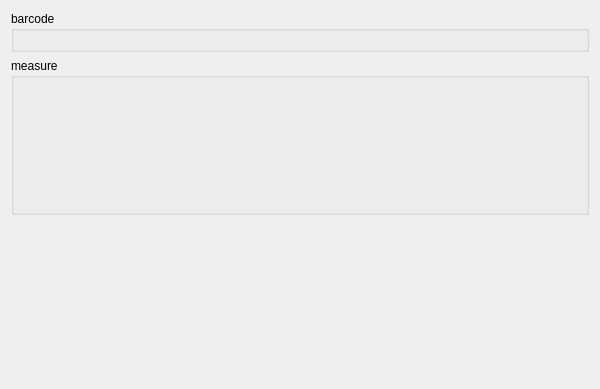
<?xml version="1.0" encoding="UTF-8"?>
<ui version="4.0">
 <class>MainWindow</class>
 <widget class="QDialog" name="MainWindow">
  <property name="geometry">
   <rect>
    <x>0</x>
    <y>0</y>
    <width>600</width>
    <height>389</height>
   </rect>
  </property>
  <property name="sizePolicy">
   <sizepolicy hsizetype="Preferred" vsizetype="Maximum">
    <horstretch>0</horstretch>
    <verstretch>0</verstretch>
   </sizepolicy>
  </property>
  <property name="windowTitle">
   <string>Template</string>
  </property>
  <layout class="QVBoxLayout" name="verticalLayout_2">
   <item>
    <widget class="QGroupBox" name="idGroupBox">
     <property name="sizePolicy">
      <sizepolicy hsizetype="Preferred" vsizetype="Maximum">
       <horstretch>0</horstretch>
       <verstretch>0</verstretch>
      </sizepolicy>
     </property>
     <property name="title">
      <string>barcode</string>
     </property>
     <layout class="QHBoxLayout" name="horizontalLayout">
      <item>
       <widget class="BarcodeWidget" name="barcodeWidget" native="true"/>
      </item>
     </layout>
    </widget>
   </item>
   <item>
    <widget class="QGroupBox" name="measureGroupBox">
     <property name="title">
      <string>measure</string>
     </property>
     <layout class="QVBoxLayout" name="verticalLayout">
      <item>
       <widget class="MeasureWidget" name="measureWidget" native="true"/>
      </item>
     </layout>
    </widget>
   </item>
   <item>
    <widget class="QStatusBar" name="statusBar">
     <property name="sizeGripEnabled">
      <bool>false</bool>
     </property>
    </widget>
   </item>
  </layout>
 </widget>
 <customwidgets>
  <customwidget>
   <class>BarcodeWidget</class>
   <extends>QWidget</extends>
   <header>../../../src/widgets/BarcodeWidget.h</header>
   <container>1</container>
  </customwidget>
  <customwidget>
   <class>MeasureWidget</class>
   <extends>QWidget</extends>
   <header>../../../src/widgets/MeasureWidget.h</header>
   <container>1</container>
  </customwidget>
 </customwidgets>
 <includes>
  <include location="local">../../widgets/BarcodeWidget.h</include>
  <include location="local">../../widgets/MeasureWidget.h</include>
 </includes>
 <resources/>
 <connections/>
</ui>
